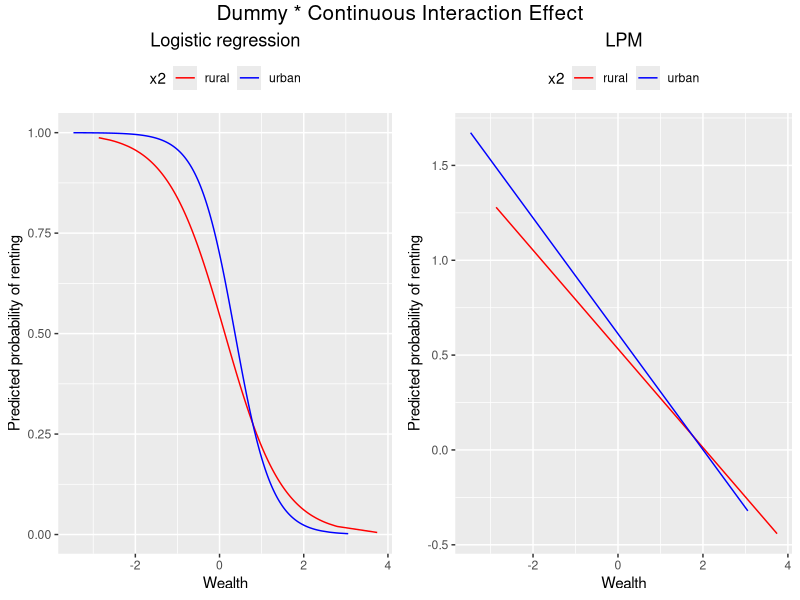
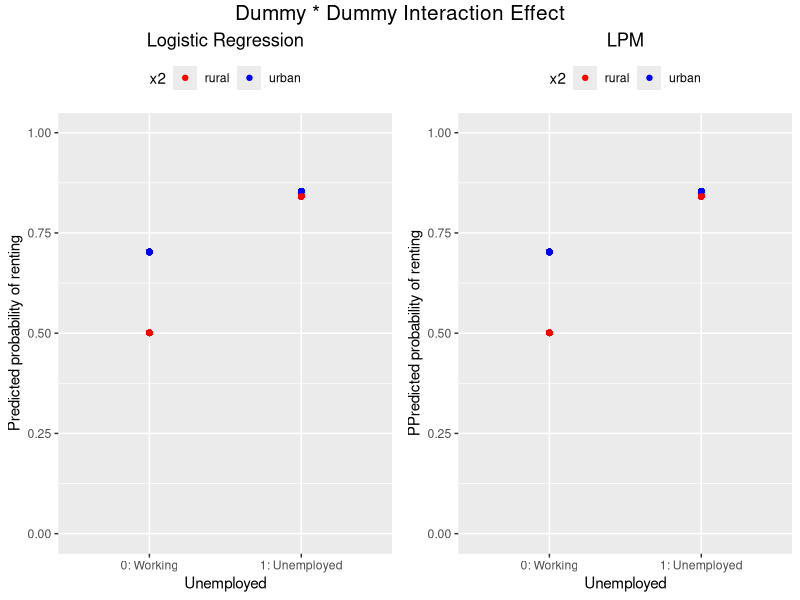
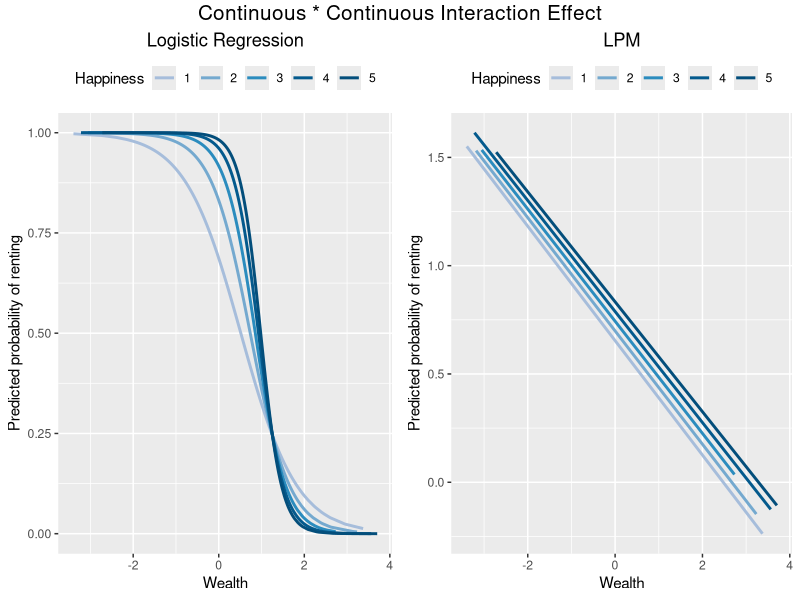

The R script that drew these images, in order:
require(ggplot2)
require(gridExtra)
require(grid)

set.seed(45683)

prob2logit <- function(x){
  logit = log(x / (1 - x))
}


logit2prob <- function(x){
  prob = exp(x)/(1+exp(x))
  return(prob)
}

pr <- logit2prob(-2)

intercept <- prob2logit(0.5)

#Simulate dummy x continuous
sim_dummy_cont = function(sample_size = 3000, beta_0 = intercept, beta_1 = -1.5, beta_2= 0.8, beta_3 = -0.8) {
  x1 = rnorm(n = sample_size)
  x2 = rbinom(n = sample_size, size = 1, prob = 0.7)
  eta = beta_0 + beta_1 * x1+ beta_2 * x2 + beta_3 * (x2 * x1)
  p = 1 / (1 + exp(-eta))
  y = rbinom(n = sample_size, size = 1, prob = p)
  data.frame(y, x1, x2)}

#Simulate dummy x dummy 
sim_dummy_dummy = function(sample_size = 3000, beta_0 = intercept, beta_1 = +1.5, beta_2= +0.8, beta_3 = -0.5) {
  x1 = rbinom(n = sample_size, size = 1, prob = 0.3)
  x2 = rbinom(n = sample_size, size = 1, prob = 0.7)
  eta = beta_0 + beta_1 * x1+ beta_2 * x2 + beta_3 * (x2 * x1)
  p = 1 / (1 + exp(-eta))
  y = rbinom(n = sample_size, size = 1, prob = p)
  data.frame(y, x1, x2)}

#simulate continuous x continuous
sim_cont_cont = function(sample_size = 3000, beta_0 = intercept, beta_1 = -0.5, beta_2= 0.8, beta_3 = -0.8) {
  x1 = rnorm(n = sample_size)
  x2 = sample(rep(1:5, each = (sample_size/5)))
  eta = beta_0 + beta_1 * x1+ beta_2 * x2 + beta_3 * (x2 * x1)
  p = 1 / (1 + exp(-eta))
  y = rbinom(n = sample_size, size = 1, prob = p)
  data.frame(y, x1, x2)}


#Simulate data
data = sim_dummy_cont()

#Dummy x cont
logit <- glm(y ~ x1 + x2 + (x2*x1), data = data,  family=binomial(link='logit'))
pred_logit <- data.frame(unlist(logit$fitted.values), unlist(data$x1), unlist(as.factor(data$x2)))
names(pred_logit) = c("pred","x1", "x2")

p1 <- ggplot(pred_logit, aes(x=x1, y=pred, color=x2)) + 
      geom_line() +
      scale_color_manual(values=c('red','blue'), labels = c("rural", "urban")) +
      ggtitle("Logistic regression") +
      theme(plot.title = element_text(hjust = 0.5))+
      theme(legend.position="top")+ 
      ylab("Predicted probability of renting") +
      xlab("Wealth")


#Run LPM
lpm <- lm(y ~ x1 + x2 + (x2*x1), data = data)
pred_lpm <- data.frame(unlist(lpm$fitted.values), unlist(data$x1), unlist(as.factor(data$x2)))
names(pred_lpm) = c("pred","x1", "x2")

p2 <- ggplot(pred_lpm, aes(x=x1, y=pred, color=x2)) + 
      geom_line() +
      scale_color_manual(values=c('red','blue'), labels = c("rural", "urban")) +
      ggtitle("LPM") +
      theme(plot.title = element_text(hjust = 0.5)) +
      theme(legend.position="top")+ 
      ylab("Predicted probability of renting") +
      xlab("Wealth")

grid.arrange(p1, p2, ncol =2, top = textGrob("Dummy * Continuous Interaction Effect", 
                                             gp=gpar(fontsize=15)))


#Simulate dummy x dummy 
data = sim_dummy_dummy()
logit <- glm(y ~ x1 + x2 + (x2*x1), data = data,  family=binomial(link='logit'))
pred_logit <- data.frame(unlist(logit$fitted.values), unlist(data$x1), unlist(as.factor(data$x2)))
names(pred_logit) = c("pred","x1", "x2")
lpm <- lm(y ~ x1 + x2 + (x2*x1), data = data)
pred_lpm <- data.frame(unlist(lpm$fitted.values), unlist(data$x1), unlist(as.factor(data$x2)))
names(pred_lpm) = c("pred","x1", "x2")

p3 <- ggplot(pred_logit, aes(x=x1, y=pred, color=x2)) + 
  geom_point() +
  scale_color_manual(values=c('red','blue'), labels = c("rural", "urban")) +
  ggtitle("Logistic Regression")+
  theme(plot.title = element_text(hjust = 0.5)) +
  theme(legend.position="top")+ 
  ylab("Predicted probability of renting")+
  xlab("Unemployed") +
  scale_x_discrete(limits = c(0,1), labels=c("0" = "0: Working", "1" = "1: Unemployed"))+
  ylim(0,1)


p4 <- ggplot(pred_lpm, aes(x=x1, y=pred, color=x2)) + 
  geom_point() +
  scale_color_manual(values=c('red','blue'), labels = c("rural", "urban")) +
  ggtitle("LPM")+
  theme(plot.title = element_text(hjust = 0.5)) +
  theme(legend.position="top")+ 
  ylab("PPredicted probability of renting") +
  xlab("Unemployed")+
  scale_x_discrete(limits = c(0,1), labels=c("0" = "0: Working", "1" = "1: Unemployed")) +
  ylim(0,1)

grid.arrange(p3, p4, ncol =2, top = textGrob("Dummy * Dummy Interaction Effect", 
                                             gp=gpar(fontsize=15)))


#Simulate cont x cont 
data = sim_cont_cont()
logit <- glm(y ~ x1 + x2 + (x2*x1), data = data,  family=binomial(link='logit'))
pred_logit <- data.frame(unlist(logit$fitted.values), unlist(data$x1), unlist(data$x2))
names(pred_logit) = c("pred","x1", "x2")
lpm <- lm(y ~ x1 + x2 + (x2*x1), data = data)
pred_lpm <- data.frame(unlist(lpm$fitted.values), unlist(data$x1), unlist(data$x2))
names(pred_lpm) = c("pred","x1", "x2")

p5 <- ggplot(pred_logit, aes(x=x1, y=pred, color = as.factor(x2))) + 
  #geom_point()+
  geom_line(size = 1) +
  ggtitle("Logistic Regression") +
  theme(plot.title = element_text(hjust = 0.5)) +
  theme(legend.position="top")+ 
  ylab("Predicted probability of renting")+
  xlab("Wealth") +
  labs(colour = "Happiness") +
  scale_color_discrete(type=c( '#a6bddb', '#74a9cf', '#2b8cbe', '#045a8d', '#034e7b'))

p6 <- ggplot(pred_lpm, aes(x=x1, y=pred, color = as.factor(x2))) + 
  geom_line(size=1) +
  ggtitle("LPM") +
  theme(plot.title = element_text(hjust = 0.5)) +
  theme(legend.position="top")+ 
  ylab("Predicted probability of renting")+
  xlab("Wealth") +
  labs(colour = "Happiness") +
  scale_color_discrete(type=c( '#a6bddb', '#74a9cf', '#2b8cbe', '#045a8d', '#034e7b'))



grid.arrange(p5, p6, ncol =2,top = textGrob("Continuous * Continuous Interaction Effect", 
                                            gp=gpar(fontsize=15)))

